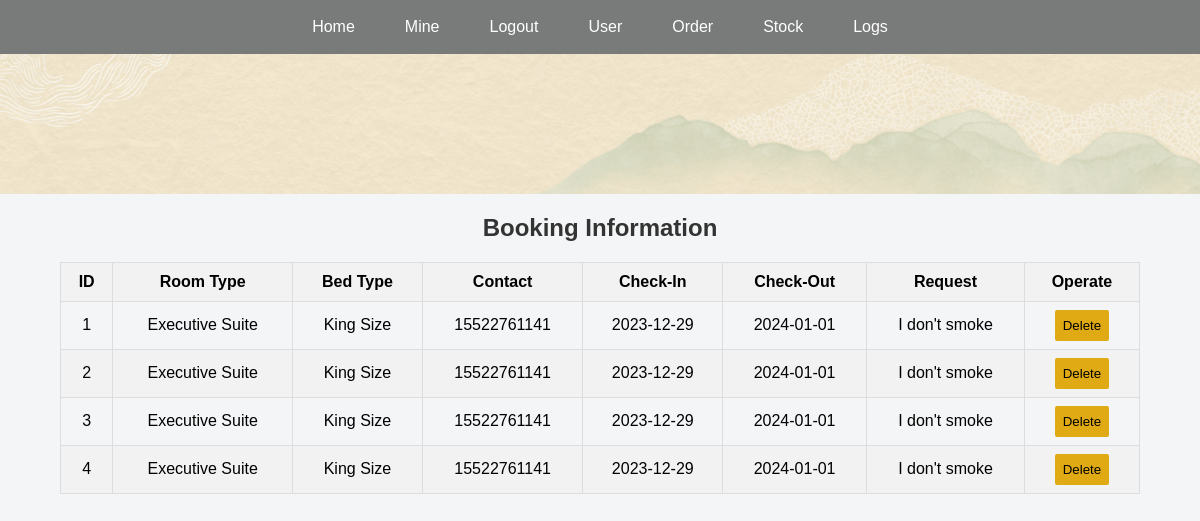
Page /orderInfor (signed in) on the earlier database version.
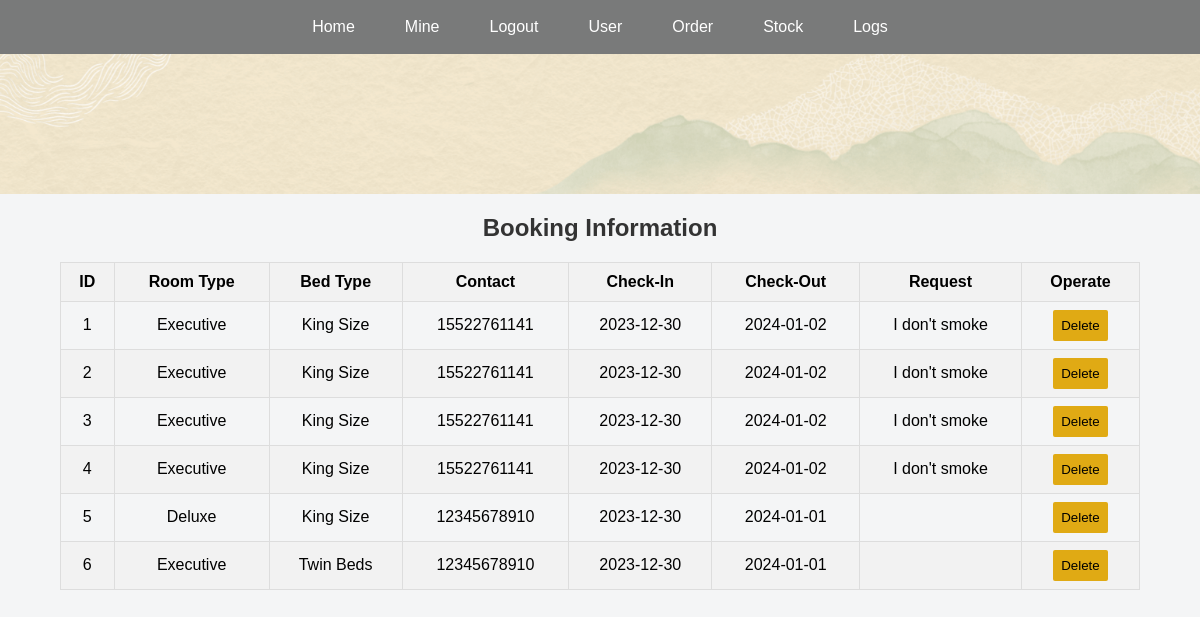
Same page on the later database version.
### app.py (models this page shows)
class Booking(db.Model):
    id = db.Column(db.Integer, primary_key=True)
    customer_id = db.Column(db.Integer, db.ForeignKey('customer.id'))
    room_id = db.Column(db.Integer, db.ForeignKey('room.id'))
    check_in_date = db.Column(db.DateTime, nullable=False)
    check_out_date = db.Column(db.DateTime, nullable=False)
    payment_status = db.Column(db.String(100), nullable=False)
    special_request = db.Column(db.Text)

class RoomType(db.Model):
    id = db.Column(db.Integer, primary_key=True)
    type_name = db.Column(db.String(100), nullable=False)
    image_filename = db.Column(db.String(100))
    rooms = db.relationship('Room', backref='room_type', lazy=True)

class BedType(db.Model):
    id = db.Column(db.Integer, primary_key=True)
    bed_type = db.Column(db.String(100), nullable=False)
    rooms = db.relationship('Room', backref='bed_type', lazy=True)

class Customer(db.Model):
    id = db.Column(db.Integer, primary_key=True)
    first_name = db.Column(db.String(100), nullable=False)
    last_name = db.Column(db.String(100), nullable=False)
    contact = db.Column(db.String(100), unique=True, nullable=False)
    password = db.Column(db.String(200), nullable=False)
    bookings = db.relationship('Booking', backref='customer', lazy=True)

### app.py (the view)
@app.route('/orderInfor')
def orderInfor():
    user_logged_in = 'user_logged_in' in session
    admin_logged_in = 'admin_logged_in' in session
    if 'admin_logged_in' not in session:
        abort(404)
    bookings = Booking.query.join(Room, RoomType, BedType, Customer).all()
    return render_template('orderInfor.html',
                           bookings=bookings, user_logged_in=user_logged_in,
                           admin_logged_in=admin_logged_in)

### templates/orderInfor.html (shortened to what this page needs)
<!DOCTYPE html>
<html lang="en">
<head>
    <link rel="stylesheet" href="{{ url_for('static', filename='style.css') }}">
</head>
<body class="admin-bg">
    {% include 'nav.html' %}
    <div class="user-header"></div>
    <div class="table-container">
        <h2>Booking Information</h2>
        <table>
            <thead>
                <tr>
                    <th>ID</th>
                    <th>Room Type</th>
                    <th>Bed Type</th>
                    <th>Contact</th>
                    <th>Check-In</th>
                    <th>Check-Out</th>
                    <th class="request-column">Request</th>
                    <th>Operate</th>
                </tr>
            </thead>
            <tbody>
                {% for booking in bookings %}
                    <tr>
                        <td>{{ booking.id }}</td>
                        <td>{{ booking.room.room_type.type_name }}</td>
                        <td>{{ booking.room.bed_type.bed_type }}</td>
                        <td>{{ booking.customer.contact }}</td>
                        <td>{{ booking.check_in_date.strftime('%Y-%m-%d') }}</td>
                        <td>{{ booking.check_out_date.strftime('%Y-%m-%d') }}</td>
                        <td class="request-column">{{ booking.special_request }}</td>
                        <td>
                            <form action="{{ url_for('delete_order', order_id=booking.id) }}" method="post">
                                <input tabindex="0" type="submit" class="admin-submit-btn" value="Delete">
                            </form>
                        </td>
                    </tr>
                {% endfor %}
            </tbody>
        </table>
    </div>
</body>
</html>

Differences in the rows shown:
changed Booking id 1: room.room_type.type_name "Executive Suite" → "Executive"; check_in_date "2023-12-29" → "2023-12-30"; check_out_date "2024-01-01" → "2024-01-02"
changed Booking id 2: room.room_type.type_name "Executive Suite" → "Executive"; check_in_date "2023-12-29" → "2023-12-30"; check_out_date "2024-01-01" → "2024-01-02"
changed Booking id 3: room.room_type.type_name "Executive Suite" → "Executive"; check_in_date "2023-12-29" → "2023-12-30"; check_out_date "2024-01-01" → "2024-01-02"
changed Booking id 4: room.room_type.type_name "Executive Suite" → "Executive"; check_in_date "2023-12-29" → "2023-12-30"; check_out_date "2024-01-01" → "2024-01-02"
added Booking: id "5", room.room_type.type_name "Deluxe", room.bed_type.bed_type "King Size", customer.contact "12345678910", check_in_date "2023-12-30", check_out_date "2024-01-01"
added Booking: id "6", room.room_type.type_name "Executive", room.bed_type.bed_type "Twin Beds", customer.contact "12345678910", check_in_date "2023-12-30", check_out_date "2024-01-01"
